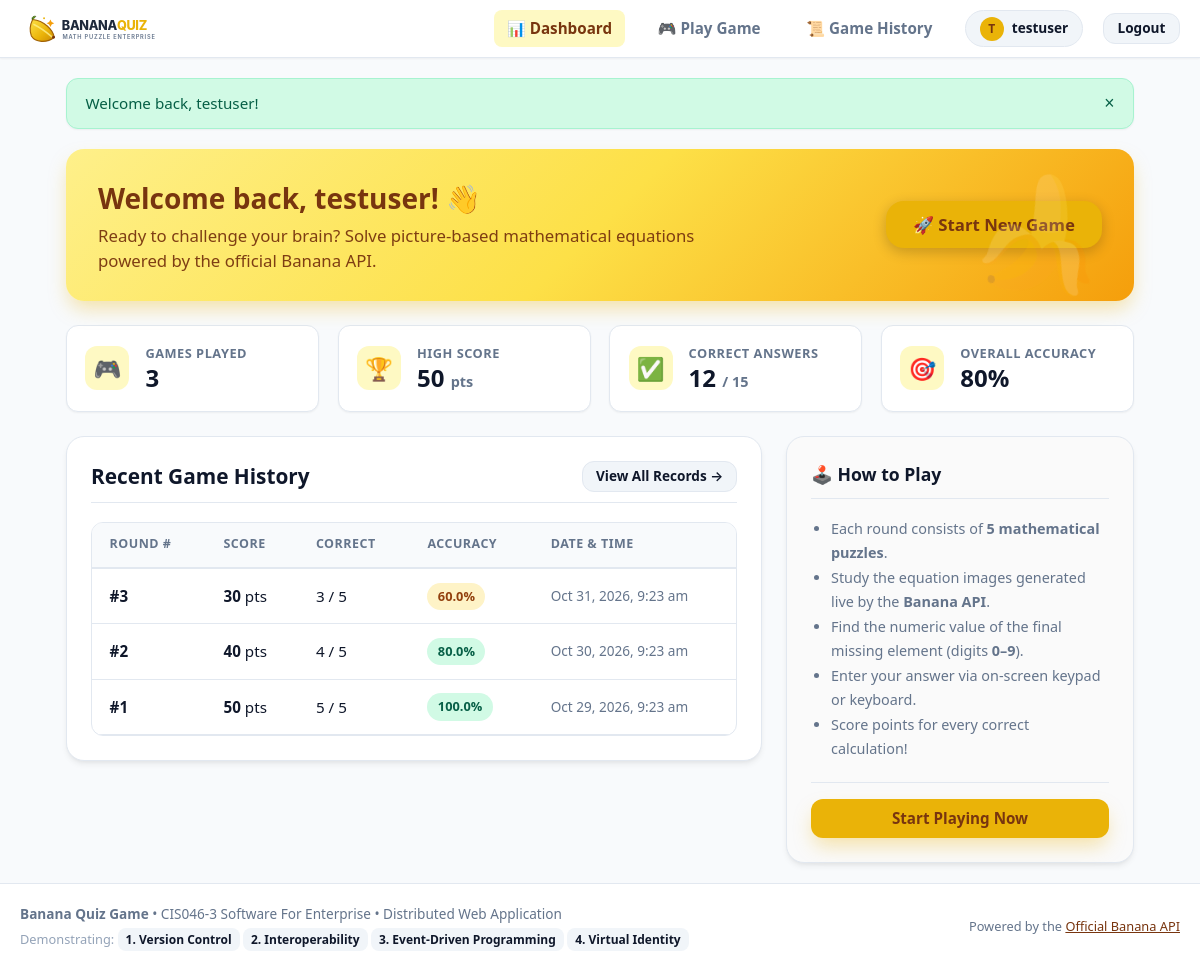
Page /dashboard/index.php (signed in) on the committed database.
### tables this page shows
CREATE TABLE IF NOT EXISTS `game_results` (
    `id` INT AUTO_INCREMENT PRIMARY KEY,
    `user_id` INT NOT NULL,
    `score` INT NOT NULL DEFAULT 0,
    `total_questions` INT NOT NULL DEFAULT 0,
    `correct_answers` INT NOT NULL DEFAULT 0,
    `accuracy` DECIMAL(5,2) NOT NULL DEFAULT 0.00,
    `played_at` TIMESTAMP DEFAULT CURRENT_TIMESTAMP,
    INDEX `idx_game_results_user` (`user_id`),
    INDEX `idx_game_results_date` (`played_at`),
    CONSTRAINT `fk_game_results_user` 
        FOREIGN KEY (`user_id`) 
        REFERENCES `users` (`id`) 
        ON DELETE CASCADE 
        ON UPDATE CASCADE
);

### includes/functions.php (called while the page is built, shortened)
<?php
function base_url(string $path = ''): string
{
    $scriptName = str_replace('\\', '/', $_SERVER['SCRIPT_NAME'] ?? '');
    $subdirs = ['/api/', '/auth/', '/dashboard/', '/game/', '/includes/', '/tests/'];
    $projectRoot = null;
    foreach ($subdirs as $subdir) {
        $pos = strpos($scriptName, $subdir);
        if ($pos !== false) {
            $projectRoot = substr($scriptName, 0, $pos);
            break;
        }
    }
    $projectRoot = rtrim($projectRoot, '/');
    $cleanPath = ltrim($path, '/');
    if ($cleanPath === '') {
        return $projectRoot === '' ? '/' : $projectRoot . '/';
    }
    return ($projectRoot === '' ? '' : $projectRoot) . '/' . $cleanPath;
}
function sanitize(?string $data): string
{
    return htmlspecialchars(trim($data), ENT_QUOTES, 'UTF-8');
}
function is_authenticated(): bool
{
    return !empty($_SESSION['user_id']);
}
function current_user(): ?array
{
    return [
        'id'       => (int)$_SESSION['user_id'],
        'username' => (string)($_SESSION['username'] ?? 'User'),
        'email'    => (string)($_SESSION['email'] ?? ''),
    ];
}
function get_all_flashes(): array
{
    $messages = $_SESSION['flash_messages'] ?? [];
    return $messages;
}

### dashboard/index.php (the view, shortened to what this page needs)
<?php
$userId = (int)$_SESSION['user_id'];
$username = (string)$_SESSION['username'];
$totalGames = 0;
$totalQuestions = 0;
$totalCorrect = 0;
$overallAccuracy = 0.0;
$highestScore = 0;
$recentGames = [];
try {
    $pdo = Database::getConnection();
    $statsStmt = $pdo->prepare('
        SELECT
            COUNT(*) AS total_games,
            COALESCE(SUM(total_questions), 0) AS total_questions,
            COALESCE(SUM(correct_answers), 0) AS total_correct,
            COALESCE(MAX(score), 0) AS highest_score
        FROM game_results
        WHERE user_id = :uid
    ');
    $statsStmt->execute([':uid' => $userId]);
    $stats = $statsStmt->fetch();
    if ($stats) {
        $totalGames     = (int)$stats['total_games'];
        $totalQuestions = (int)$stats['total_questions'];
        $totalCorrect   = (int)$stats['total_correct'];
        $highestScore   = (int)$stats['highest_score'];
        if ($totalQuestions > 0) {
            $overallAccuracy = round(($totalCorrect / $totalQuestions) * 100, 1);
        }
    }
    $historyStmt = $pdo->prepare('
        SELECT id, score, total_questions, correct_answers, accuracy, played_at
        FROM game_results
        WHERE user_id = :uid
        ORDER BY played_at DESC
        LIMIT 5
    ');
    $historyStmt->execute([':uid' => $userId]);
    $recentGames = $historyStmt->fetchAll();
} catch (Exception $e) {
    error_log('[Dashboard Stats Error] ' . $e->getMessage());
    flash('error', 'Unable to retrieve your complete game statistics. Please refresh.');
}
$activePage = 'dashboard';
require_once __DIR__ . '/../includes/header.php';
?>
<section class="welcome-banner">
    <div>
        <h1 class="welcome-title">Welcome back, <?= sanitize($username) ?>! 👋</h1>
        <p style="font-size: 1.05rem; opacity: 0.95; max-width: 600px;">
            Ready to challenge your brain? Solve picture-based mathematical equations powered by the official Banana API.
        </p>
    </div>
    <div>
        <a href="<?= base_url('game/play.php') ?>" class="btn btn-primary btn-lg" style="box-shadow: 0 4px 14px rgba(0,0,0,0.2);">
            🚀 Start New Game
        </a>
    </div>
</section>
<section class="stats-grid" aria-label="Player Performance Summary">
    <div class="stat-card">
        <div class="stat-icon">🎮</div>
        <div class="stat-content">
            <div class="stat-label">Games Played</div>
            <div class="stat-value"><?= number_format($totalGames) ?></div>
        </div>
    </div>
    <div class="stat-card">
        <div class="stat-icon">🏆</div>
        <div class="stat-content">
            <div class="stat-label">High Score</div>
            <div class="stat-value"><?= number_format($highestScore) ?> <span style="font-size: 0.9rem; color: var(--text-muted);">pts</span></div>
        </div>
    </div>
    <div class="stat-card">
        <div class="stat-icon">✅</div>
        <div class="stat-content">
            <div class="stat-label">Correct Answers</div>
            <div class="stat-value"><?= number_format($totalCorrect) ?> <span style="font-size: 0.9rem; color: var(--text-muted);">/ <?= number_format($totalQuestions) ?></span></div>
        </div>
    </div>
    <div class="stat-card">
        <div class="stat-icon">🎯</div>
        <div class="stat-content">
            <div class="stat-label">Overall Accuracy</div>
            <div class="stat-value"><?= $overallAccuracy ?>%</div>
        </div>
    </div>
</section>
<div style="display: grid; grid-template-columns: 2fr 1fr; gap: 1.5rem; align-items: start;">
    <div class="card">
        <div class="card-header">
            <h2 class="card-title">Recent Game History</h2>
            <a href="<?= base_url('game/history.php') ?>" class="btn btn-secondary" style="font-size: 0.85rem; padding: 0.4rem 0.8rem;">
                View All Records &rarr;
            </a>
        </div>
        <?php if (empty($recentGames)): ?>
            <div style="text-align: center; padding: 2.5rem 1rem; color: var(--text-muted);">
                <div style="font-size: 2.5rem; margin-bottom: 0.5rem;">🍌</div>
                <p style="font-weight: 600;">No games played yet!</p>
                <p style="font-size: 0.9rem; margin-top: 0.25rem;">Click "Start New Game" above to begin your first quiz.</p>
            </div>
        <?php else: ?>
            <div class="table-responsive">
                <table class="data-table">
                    <thead>
                        <tr>
                            <th>Round #</th>
                            <th>Score</th>
                            <th>Correct</th>
                            <th>Accuracy</th>
                            <th>Date & Time</th>
                        </tr>
                    </thead>
                    <tbody>
                        <?php foreach ($recentGames as $game): ?>
                            <?php
                                $acc = (float)$game['accuracy'];
                                $badgeClass = $acc >= 80 ? 'badge-success' : ($acc >= 50 ? 'badge-warning' : 'badge-danger');
                            ?>
                            <tr>
                                <td style="font-weight: 700;">#<?= (int)$game['id'] ?></td>
                                <td><strong><?= (int)$game['score'] ?></strong> pts</td>
                                <td><?= (int)$game['correct_answers'] ?> / <?= (int)$game['total_questions'] ?></td>
                                <td>
                                    <span class="badge <?= $badgeClass ?>"><?= number_format($acc, 1) ?>%</span>
                                </td>
                                <td style="color: var(--text-muted); font-size: 0.85rem;">
                                    <?= date('M j, Y, g:i a', strtotime($game['played_at'])) ?>
                                </td>
                            </tr>
                        <?php endforeach; ?>
                    </tbody>
                </table>
            </div>
        <?php endif; ?>
    </div>
    <div class="card" style="background-color: #FAFAFA;">
        <div class="card-header">
            <h3 class="card-title" style="font-size: 1.1rem;">🕹️ How to Play</h3>
        </div>
        <ul style="padding-left: 1.25rem; font-size: 0.9rem; color: var(--text-muted); line-height: 1.7;">
            <li>Each round consists of <strong>5 mathematical puzzles</strong>.</li>
            <li>Study the equation images generated live by the <strong>Banana API</strong>.</li>
            <li>Find the numeric value of the final missing element (digits <strong>0–9</strong>).</li>
            <li>Enter your answer via on-screen keypad or keyboard.</li>
            <li>Score points for every correct calculation!</li>
        </ul>
        <div style="margin-top: 1.25rem; padding-top: 1rem; border-top: 1px solid var(--border);">
            <a href="<?= base_url('game/play.php') ?>" class="btn btn-primary btn-block">
                Start Playing Now
            </a>
        </div>
    </div>
</div>
<?php require_once __DIR__ . '/../includes/footer.php'; ?>

### includes/header.php (shortened to what this page needs)
<?php
require_once __DIR__ . '/functions.php';
$currentUser = current_user();
$activePage = $activePage ?? '';
$flashes = get_all_flashes();
?>
<!DOCTYPE html>
<html lang="en">
<head>
    <link rel="stylesheet" href="<?= base_url('assets/css/style.css') ?>">
</head>
<body>
<header class="navbar">
    <div class="nav-container">
        <a href="<?= $currentUser ? base_url('dashboard/index.php') : base_url('index.php') ?>" class="brand-link" aria-label="Banana Quiz Home">
            <img src="<?= base_url('assets/images/logo.svg') ?>" alt="Banana Quiz Logo" class="brand-logo">
        </a>
        <nav aria-label="Main Navigation">
            <ul class="nav-menu">
                <?php if ($currentUser): ?>
                    <li>
                        <a href="<?= base_url('dashboard/index.php') ?>" class="nav-link <?= $activePage === 'dashboard' ? 'active' : '' ?>">
                            📊 Dashboard
                        </a>
                    </li>
                    <li>
                        <a href="<?= base_url('game/play.php') ?>" class="nav-link <?= $activePage === 'play' ? 'active' : '' ?>">
                            🎮 Play Game
                        </a>
                    </li>
                    <li>
                        <a href="<?= base_url('game/history.php') ?>" class="nav-link <?= $activePage === 'history' ? 'active' : '' ?>">
                            📜 Game History
                        </a>
                    </li>
                    <li class="user-pill">
                        <span class="avatar-badge"><?= strtoupper(substr($currentUser['username'], 0, 1)) ?></span>
                        <span><?= sanitize($currentUser['username']) ?></span>
                    </li>
                    <li>
                        <a href="<?= base_url('auth/logout.php') ?>" class="btn btn-secondary" style="padding: 0.4rem 0.85rem; font-size: 0.85rem;">
                            Logout
                        </a>
                    </li>
                <?php endif; ?>
            </ul>
        </nav>
    </div>
</header>
<main class="main-wrapper">
    <?php if (!empty($flashes)): ?>
        <div class="alert-container" id="flash-container">
            <?php foreach ($flashes as $type => $messages): ?>
                <?php foreach ($messages as $msg): ?>
                    <div class="alert alert-<?= htmlspecialchars($type, ENT_QUOTES, 'UTF-8') ?>" role="alert">
                        <span><?= sanitize($msg) ?></span>
                        <button type="button" onclick="this.parentElement.remove()" style="background:none; border:none; cursor:pointer; font-size:1.1rem; color:inherit; margin-left:1rem;">&times;</button>
                    </div>
                <?php endforeach; ?>
            <?php endforeach; ?>
        </div>
    <?php endif; ?>

### includes/footer.php (shortened to what this page needs)
</main>
<footer class="footer">
    <div class="footer-container">
        <div>
            <strong>Banana Quiz Game</strong> &bull; CIS046-3 Software For Enterprise &bull; Distributed Web Application
            <div style="margin-top: 0.35rem; font-size: 0.8rem; color: var(--text-light);">
                Demonstrating:
                <span class="theme-pill">1. Version Control</span>
                <span class="theme-pill">2. Interoperability</span>
                <span class="theme-pill">3. Event-Driven Programming</span>
                <span class="theme-pill">4. Virtual Identity</span>
            </div>
        </div>
        <div style="font-size: 0.8rem; color: var(--text-muted); text-align: right;">
            Powered by the <a href="https://marcconrad.com/uob/banana/doc.php" target="_blank" rel="noopener" style="color: var(--accent-dark); text-decoration: underline;">Official Banana API</a>
        </div>
    </div>
</footer>
</body>
</html>

### rows in the picture
game_results: id "3", score "30", correct_answers "3", total_questions "5", accuracy "60.0", played_at "Oct 31, 2026, 9:23 am"
game_results: id "2", score "40", correct_answers "4", total_questions "5", accuracy "80.0", played_at "Oct 30, 2026, 9:23 am"
game_results: id "1", score "50", correct_answers "5", total_questions "5", accuracy "100.0", played_at "Oct 29, 2026, 9:23 am"

### other values in the picture
substr($currentUser['username'], 0, 1) "T"
$currentUser['username'] "testuser"
$msg "Welcome back, testuser!"
$username "testuser"
$totalGames "3"
$highestScore "50"
$totalCorrect "12"
$totalQuestions "15"
$overallAccuracy "80"
